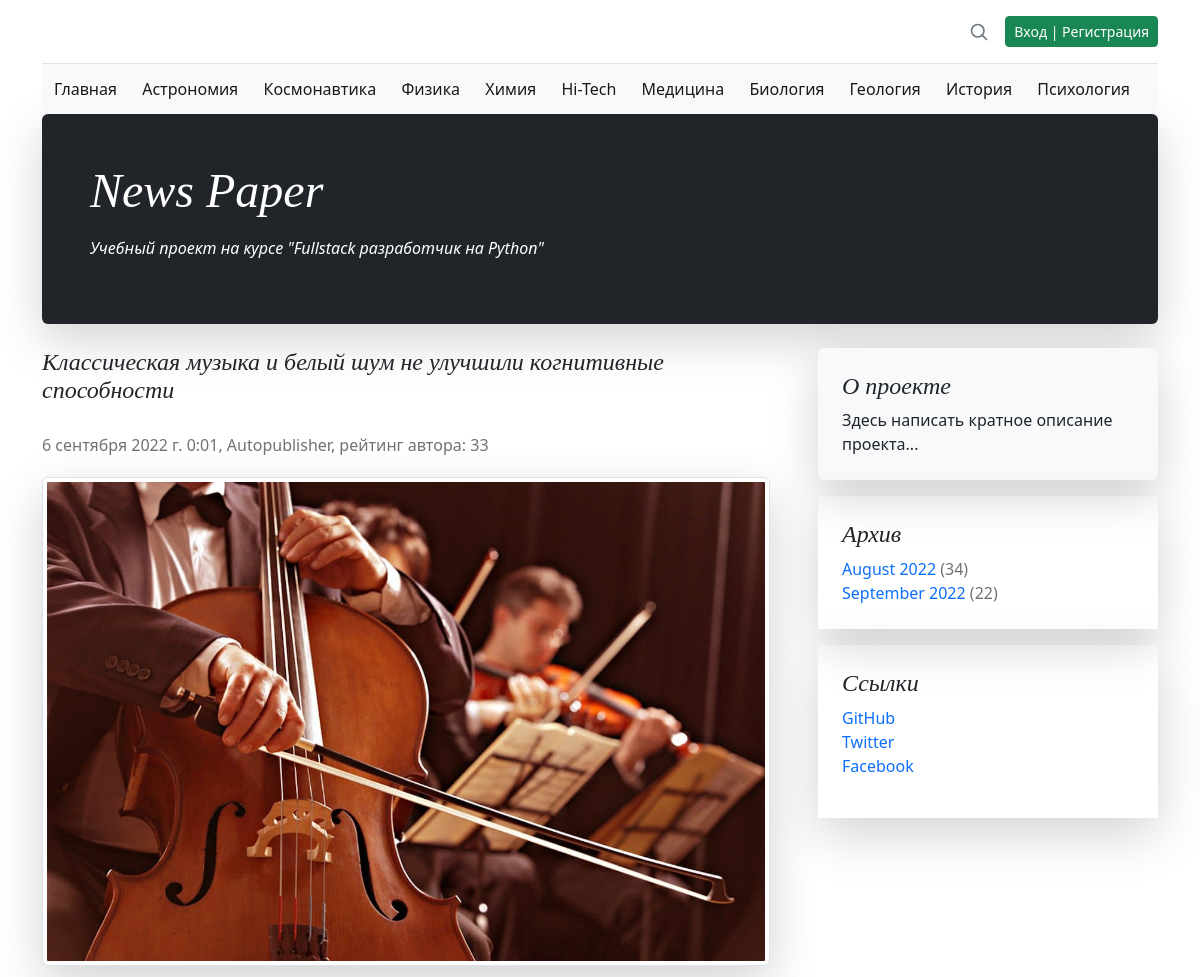
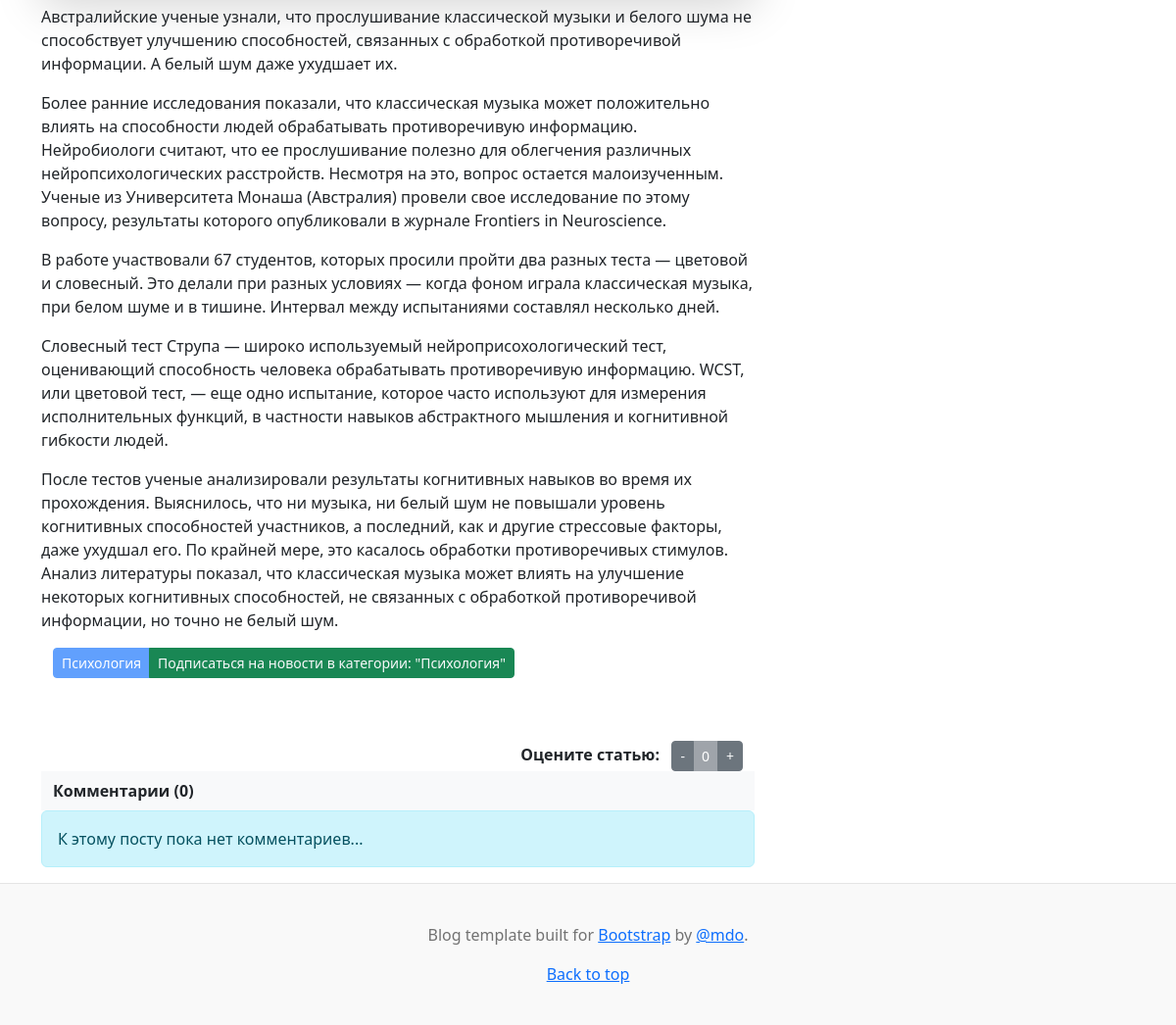
/159/, run on the app's committed database (2 pictures, top to bottom).
### news/models.py (models this page shows, shortened)
class Category(models.Model):
    name = models.CharField(
        max_length=64,
        unique=True,
        verbose_name='Имя категории',
    )
    subscribers = models.ManyToManyField(
        User,
        through='CatSubscribers',
        blank=True,
        verbose_name='Подписчик',
    )
    class Meta:
        verbose_name = 'Категория'
        verbose_name_plural = 'Категории'

class Post(models.Model):
    author_post = models.ForeignKey(
        Author,
        on_delete=models.CASCADE,
        verbose_name='Автор',
    )
    ARTICLE = 'ART'
    NEWS = 'NWS'
    CHOICE_CAT = [
        (ARTICLE, 'Статья'),
        (NEWS, 'Новость'),
    ]
    type_cat = models.CharField(
        max_length=3,
        choices=CHOICE_CAT,
        default=ARTICLE,
        verbose_name='Тип контента',
    )
    date_pub = models.DateTimeField(
        auto_now_add=True,
        verbose_name='Дата публикации',
    )
    post_cat = models.ManyToManyField(
        Category,
        through='PostCategory',
        verbose_name='Категория',
    )
    name = models.CharField(
        max_length=128,
        verbose_name='Название',
    )
    content = models.TextField(
        verbose_name='Контент',
    )
    content_rate = models.SmallIntegerField(
        default=0,
        verbose_name='Рейтинг',
    )
    content_image = models.ImageField(
        upload_to=f'images/{timezone.now().strftime("%Y/%m/%d")}/',
        verbose_name='Изображение',
        default='no_image.jpg',
    )
    class Meta:
        verbose_name = 'Пост'
        verbose_name_plural = 'Посты'

class Author(models.Model):
    author_user = models.OneToOneField(
        User,
        on_delete=models.CASCADE,
        verbose_name='Имя',
    )
    author_rate = models.SmallIntegerField(
        default=0,
        verbose_name='Рейтинг',
    )
    def __str__(self):
        return self.author_user.username
    class Meta:
        verbose_name = 'Автор'
        verbose_name_plural = 'Авторы'

class PostCategory(models.Model):
    post = models.ForeignKey(
        Post,
        on_delete=models.CASCADE,
        verbose_name='Пост',
    )
    cat = models.ForeignKey(
        Category,
        on_delete=models.CASCADE,
        verbose_name='Категория',
    )
    class Meta:
        verbose_name = 'Категория'
        verbose_name_plural = 'Категории'

### news/views.py (the view)
# urls.py: path('<int:pk>/', PostDetails.as_view(), name='detail'),
class PostDetails(DetailView):
    queryset = Post.objects.all().select_related()
    template_name = 'detail.html'
    context_object_name = 'content'
    def get_object(self, *args, **kwargs):
        obj = cache.get(f'post-id-{self.kwargs["pk"]}', None)
        if not obj:
            obj = super().get_object(queryset=self.queryset)
            cache.set(f'post-id-{self.kwargs["pk"]}', obj)
        return obj
    def get_context_data(self, **kwargs):
        context = super().get_context_data(**kwargs)
        context['comments'] = Comment.objects.select_related().filter(
            post_id=self.kwargs['pk']
        )
        context['post_category'] = PostCategory.objects.filter(
            post_id=self.object.pk
        ).select_related()
        context['is_subscribed'] = Category.objects.filter(
            subscribers=self.request.user.id
        ).values_list('name', flat=True)
        return context

### news/context_processors.py (called while the page is built)
def navigate_context(request):
    category = Category.objects.all()
    archives = Post.objects.annotate(
        year=ExtractYear('date_pub'),
        month=ExtractMonth('date_pub')
    ).values('year', 'month').annotate(total=Count('id'))
    context = {
        'category': category,
        'archives': archives,
    }
    return context

### news/templatetags/news_filters.py (called while the page is built)
@register.filter()
def censor(in_text):
    censured_text = in_text
    with open('static/json/bad_words.json', 'r') as censor_file:
        bad_text = json.load(censor_file)
    for word in censured_text.split():
        if word.lower() in bad_text:
            censured_text = censured_text.replace(
                word,
                f'{word[0]}{"*" * (len(word) - 1)}'
            )
    return censured_text

@register.filter()
def name_month(val):
    val_obj = timezone.datetime.strptime(str(val), "%m")
    val_name = val_obj.strftime("%B")
    return val_name

### templates/detail.html (shortened to what this page needs)
{% extends 'default.html' %}
{% load i18n %}
{% load news_filters %}
{% load news_tags %}
{% block content %}
    <article class="blog-post">
        <h4 class="pb-1 mb-4 fst-italic">
            {{ content.name|censor }}
        </h4>
        <p class="blog-post-meta">
            {{ content.date_pub }}, {{ content.author_post }}, рейтинг автора: {{ content.author_post.author_rate }}
        </p>
        <img class="img-fluid  img-thumbnail shadow-lg" src="{{ content.content_image.url }}" alt="{{ content.name|censor }}">
        <p>{{ content.content|censor|safe }}</p>
        {% for cat in post_category %}
            {% if cat.cat.name not in is_subscribed %}
                <div class="container text-start">
                    <div class="btn-group btn-group-sm" role="group">
                        <button type="button" class="btn btn-primary disabled">{{ cat.cat.name }}</button>
                        <button type="button" class="btn btn-success">
                            <a class="text-decoration-none text-light" href="/subscribe_cat/{{ cat.cat_id }}/">Подписаться на новости в категории: "{{ cat.cat.name }}"</a>
                        </button>
                    </div>
                </div>
            {% endif %}
        {% endfor %}
    </article>
    <div class="container text-end">
        <span class="fw-bolder">Оцените статью: &nbsp;</span>
        <div class="btn-group btn-group-sm" role="group">
            <button type="button" class="btn btn-secondary">
                <a class="text-decoration-none text-light" href="/dislike_post/{{ content.id }}/">-</a>
            </button>
            <button type="button" class="btn btn-secondary disabled">{{ content.content_rate }}</button>
            <button type="button" class="btn btn-secondary">
                <a class="text-decoration-none text-light" href="/like_post/{{ content.id }}/">+</a>
            </button>
        </div>
    </div>
    <nav class="navbar bg-light">
        <div class="container-fluid fw-semibold">
            Комментарии ({{ comments.count }})
        </div>
    </nav>
    {% if not comments %}
        <div class="alert alert-info fw-normal" role="alert">
            К этому посту пока нет комментариев...
        </div>
    {% endif %}
{% endblock content %}

### templates/default.html (shortened to what this page needs)
<!doctype html>
<html lang="ru-ru">
  {% load i18n %}
  {% load static %}
  {% load news_filters %}
  {% load news_tags %}
  {% load cache %}
  <head>
    <link href="{% static 'css/bootstrap.min.css' %}" rel="stylesheet">
    <link href="{% static 'css/blog.rtl.css' %}" rel="stylesheet">
    <link href="{% static 'css/styles.css' %}" rel="stylesheet">
  </head>
  <body>
    <div class="container">
      <header class="blog-header lh-1 py-3">
        <div class="row flex-nowrap justify-content-between align-items-center">
          <div class="col-4 pt-1">
          </div>
          <div class="col-4 d-flex justify-content-end align-items-center">
            <a class="link-secondary" href="{% url 'news:search' %}" aria-label="Search">
              <svg xmlns="http://www.w3.org/2000/svg" width="20" height="20" fill="none" stroke="currentColor" stroke-linecap="round" stroke-linejoin="round" stroke-width="2" class="mx-3" role="img" viewBox="0 0 24 24"><title>Search</title><circle cx="10.5" cy="10.5" r="7.5"/><path d="M21 21l-5.2-5.2"/></svg>
            </a>
              {% if user.id %}
                <a class="btn btn-sm btn-danger" href="/accounts/logout/">Выход</a>
              {% else %}
                <a class="btn btn-sm btn-success" href="/accounts/login/">Вход | Регистрация</a>
              {% endif %}
          </div>
        </div>
      </header>
      {% cache None navbar %}
      <nav class="navbar bg-light">
        <div class="container-fluid">
          <a class="navbar-brand fs-6" href="{% url 'news:index' %}">Главная</a>
          {% for item in category %}
            <a class="navbar-brand fs-6" href="{% url 'news:category' item.id %}">{{ item.name }}</a>
          {% endfor %}
        </div>
      </nav>
      {% endcache %}
    </div>
    <main class="container">
      <div class="p-4 p-md-5 mb-4 rounded text-bg-dark shadow-lg">
        <div class="col-md-6 px-0">
          <h1 class="display-4 fst-italic">News Paper</h1>
            <p class="lead-3 my-3 fst-italic">Учебный проект на курсе "Fullstack разработчик на Python"</p>
        </div>
      </div>
      <div class="row g-5">
        <div class="col-md-8">
            {% block content %}{% endblock content %}
        </div>
        {% cache 900 rightcol %}
        <div class="col-md-4">
          <div class="position-sticky" style="top: 2rem;">
            <div class="p-4 mb-3 bg-light rounded shadow-lg">
              <h4 class="fst-italic">О проекте</h4>
              <p class="mb-0">
                  Здесь написать кратное описание проекта...
              </p>
            </div>
            <div class="p-4 mb-3 container-fluid shadow-lg">
              <h4 class="fst-italic">Архив</h4>
              <ol class="list-unstyled mb-0">
                  {% for item in archives %}
                      <li>
                          <a class="text-decoration-none" href="{% url 'news:archive' item.year item.month %}">{{ item.month|name_month }} {{ item.year }}</a>
                          <span class="blog-post-meta">({{ item.total }})</span>
                      </li>
                  {% endfor %}
              </ol>
            </div>
            <div class="p-4 mb-3 container-fluid shadow-lg">
              <h4 class="fst-italic">Ссылки</h4>
              <ol class="list-unstyled">
                <li>
                    <a class="text-decoration-none" target="_blank" href="https://github.com/spawlov">GitHub</a>
                </li>
                <li><a class="text-decoration-none" href="#">Twitter</a></li>
                <li><a class="text-decoration-none" href="#">Facebook</a></li>
              </ol>
            </div>
          </div>
        </div>
        {% endcache %}
      </div>
    </main>
    <footer class="blog-footer">
      <p>Blog template built for <a target="_blank" href="https://getbootstrap.com/">Bootstrap</a> by <a href="https://twitter.com/mdo">@mdo</a>.</p>
      <p><a href="#">Back to top</a></p>
    </footer>
  </body>
</html>

### static/css/blog.rtl.css (style rules this page uses)
.blog-header { border-bottom: 1px solid #e5e5e5; }
h1, h2, h3, h4, h5, h6 { font-family: Amiri, Georgia, "Times New Roman", serif; }
.display-4 { font-size: 2.5rem; }
@media (min-width: 768px) { .display-4 { font-size: 3rem; } }
.blog-post { margin-bottom: 4rem; }
.blog-post-meta { margin-bottom: 1.25rem; color: #727272; }
.blog-footer { padding: 2.5rem 0; color: #727272; text-align: center; background-color: #f9f9f9; border-top: .05rem solid #e5e5e5; }
.blog-footer p:last-child { margin-bottom: 0; }

### data on the page
Category: name "Астрономия"
Category: name "Космонавтика"
Category: name "Физика"
Category: name "Химия"
Category: name "Hi-Tech"
Category: name "Медицина"
Category: name "Биология"
Category: name "Геология"
Category: name "История"
Category: name "Психология"
Post: name|censor "Классическая музыка и белый шум не улучшили когнитивные способности", date_pub "6 сентября 2022 г. 0:01", author_post "Autopublisher", author_post.author_rate "33", content_image (picture), content|censor "Австралийские ученые узнали, что прослушивание классической музыки и белого шума не способствует улучшению способностей, связанных с обработкой противоречивой информации. А белый шум даже ухудшает их. Более ранние исследования показали, что классическая музыка может положительно влиять на способности людей обрабатывать противоречивую информацию. Нейробиологи считают, что ее прослушивание полезно для облегчения различных нейропсихологических расстройств. Несмотря на это, вопрос остается малоизученным. Ученые из Университета Монаша (Австралия) провели свое исследование по этому вопросу, результаты которого опубликовали в журнале Frontiers in Neuroscience. В работе участвовали 67 студентов,…", content_rate "0"
PostCategory: cat.name "Психология"

### other printed values
{{ comments.count }} "0"
{{ item.month|name_month }} "August" "September"
{{ item.year }} "2022" "2022"
{{ item.total }} "34" "22"
